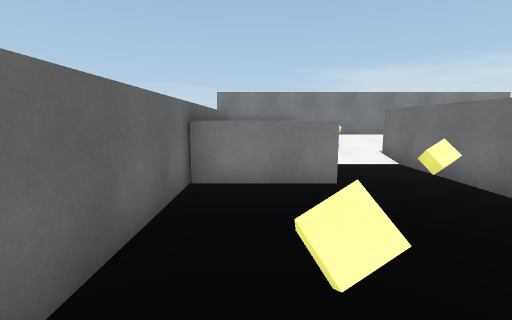
view 1 (above)

16 first-person views from a walk through a Unity game level. The camera is 1.5 m above the floor, tilts 8° down and sees 85° across. Doors are open. The floor is counted in squares, 1 m on a side. Each view is taken from the middle of a square. On the plan, view 1 faces up. The plan holds only what a view shows up to about 14 squares ahead; the rest is blank. The place goes on beyond the plan. The player is left out.

view 2
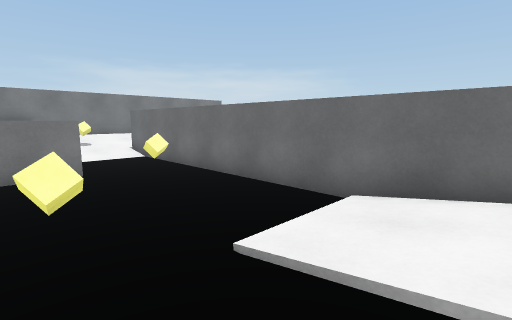

view 3
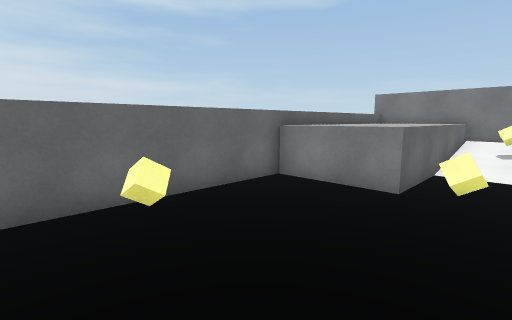

view 4
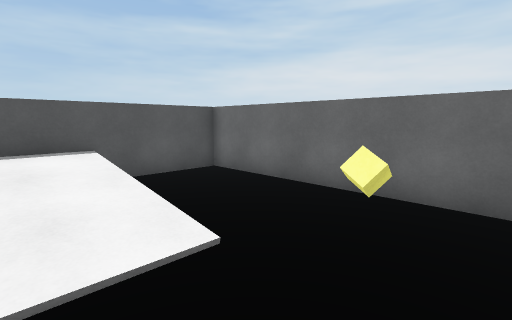

view 5
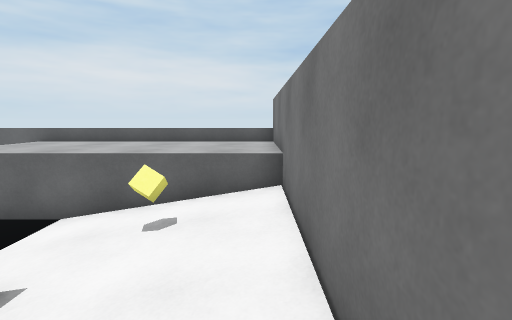

view 6
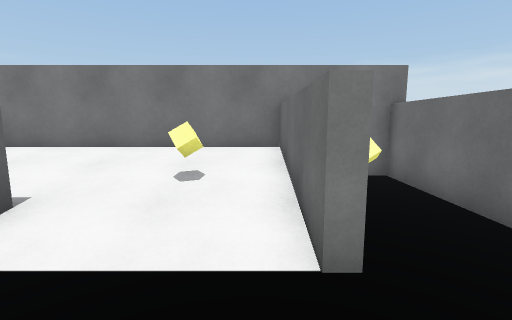

view 7
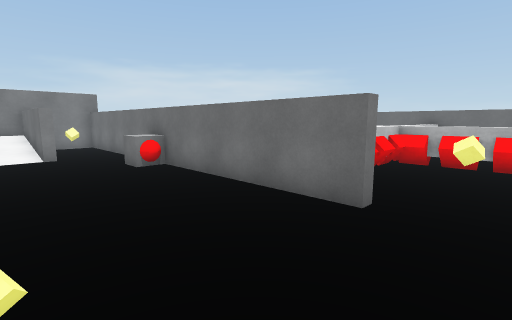

view 8
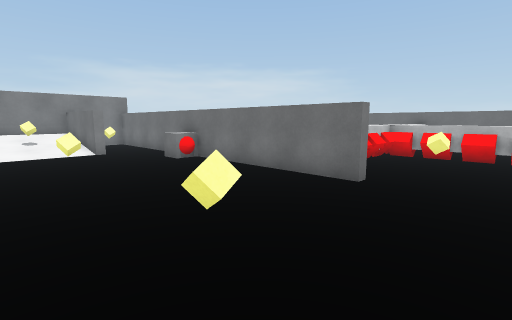

view 9
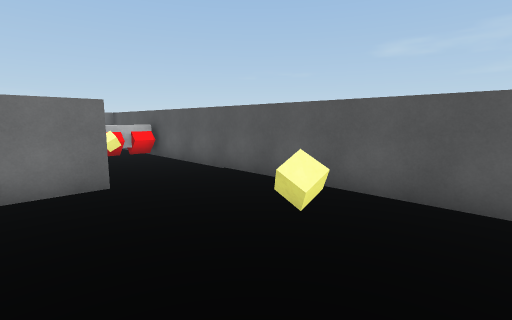

view 10
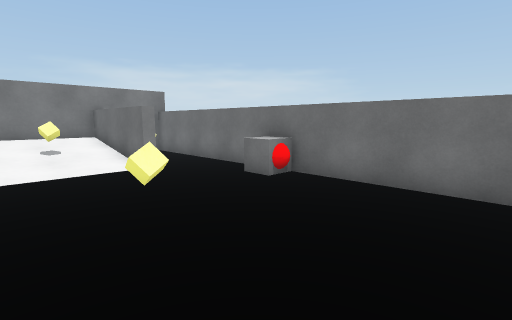

view 11
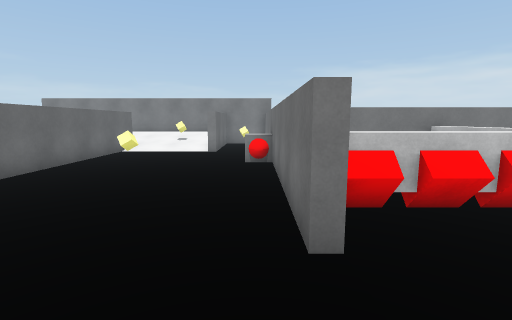

view 12
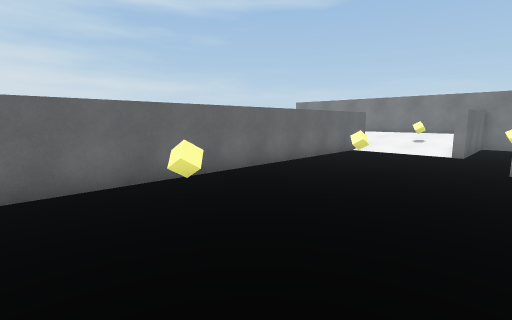

view 13
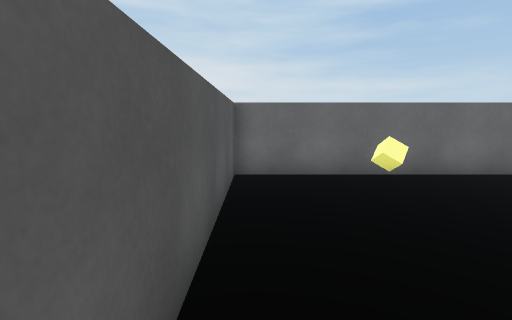

view 14
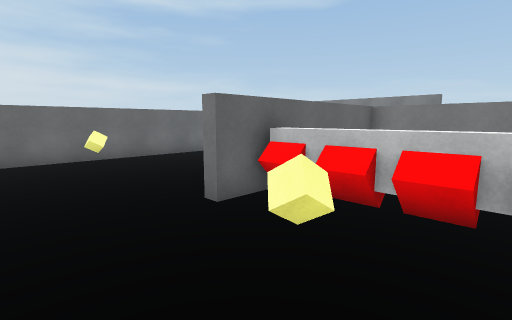

view 15
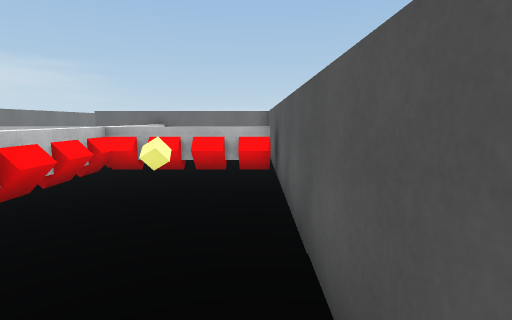

view 16
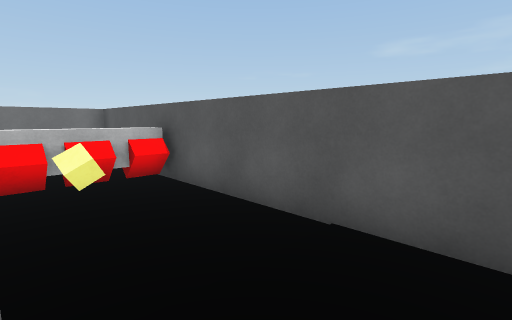

### Floor plan
Key: @ floor where view 1 was taken; # wall or solid block; . main floor; : floor 0.5 m higher than the main floor; + floor 0.75 m higher than the main floor; / step, stairs or slope; D open door; = window, fence, low wall or low ledge; ^ raised ledge; C yellow cube; R red cube; O other object.
Columns run from 2 left of view 1 to 20 right of it. Each row starts with its distance up from view 1.
 15 ################
 14 ^^^^^+++++++=..#
 13 ^^^^^///////=C.#
 12 ^^^^^C/://C/#..#
 11 ^^^^^//#////#..#
 10 ^^^^^..#....DDD#
  9 ^^^^^..#.......#
  8 ^^^^^..#.......#
  7 ^^^^^..#......O#
  6 #......#......O########
  5 #....C.#..C....#
  4 #......#.......#
  3 #......#.......#
  2 #..C...#.......# ..
  1 #.. ...#.......#RRRRRO
  0 #.@ ///#.......#RRRRRR
 -1 #...///#..C.........RR
 -2 #...///#..........C.RR
 -3 #...///=............RR
 -4 #...=++=............RR
 -5 #####==################

Positions as (right, up) in squares from view 1, and headings:
1: (0, 0), facing up
2: (0, -2), facing up-right
3: (4, 0), facing up-left
4: (4, 3), facing down-left
5: (8, 14), facing left
6: (9, 7), facing up
7: (8, -3), facing up-right
8: (6, -4), facing up-right
9: (6, 1), facing down-right
10: (6, 1), facing up-right
11: (12, -4), facing up
12: (12, -4), facing up-left
13: (13, -4), facing left
14: (17, -4), facing up-left
15: (10, -4), facing right
16: (11, -1), facing down-right
